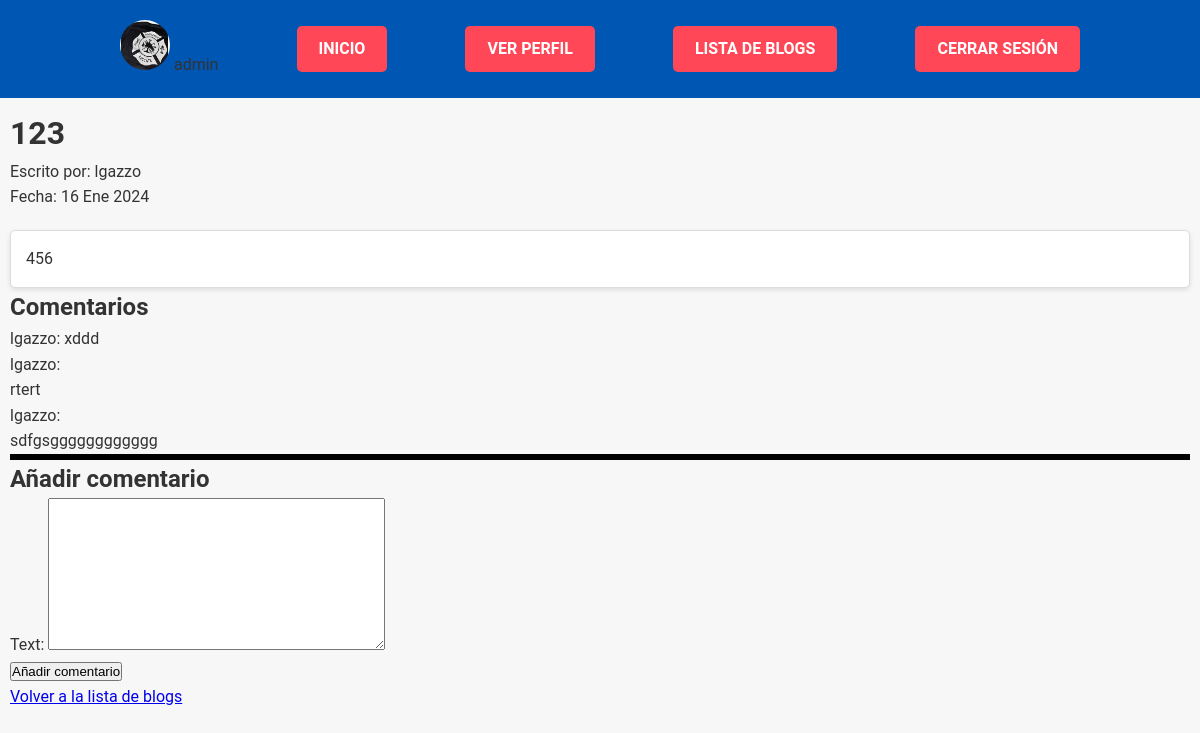
The app's page /pages/17/ (signed in) with its own data.
### accounts/models.py (models this page shows)
class CustomUser(AbstractUser):
    profile_image = models.ImageField(upload_to='profile_images/', blank=True, null=True)
    description = models.TextField(blank=True, null=True)
    website = models.URLField(blank=True, null=True)

### blog/models.py (models this page shows)
class Blog(models.Model):
    CATEGORY_CHOICES = [
        ('Política', 'Política'),
        ('Tecnología', 'Tecnología'),
        ('Ciencia', 'Ciencia'),
        ('Humor', 'Humor'),
    ]
    title = models.CharField(max_length=200)
    subtitle = models.CharField(max_length=200)
    body = RichTextField()
    author = models.ForeignKey(
        settings.AUTH_USER_MODEL,
        on_delete=models.CASCADE
    )
    date = models.DateTimeField(auto_now_add=True)
    image = models.ImageField(upload_to='blog_images/')
    category = models.CharField(max_length=100, choices=CATEGORY_CHOICES, default='Humor')

class Comment(models.Model):
    blog = models.ForeignKey(Blog, on_delete=models.CASCADE, related_name='comments')
    author = models.ForeignKey(settings.AUTH_USER_MODEL, on_delete=models.CASCADE)
    text = models.TextField()
    created_date = models.DateTimeField(auto_now_add=True)
    text = RichTextField()

### blog/views.py (the view)
# urls.py: path('<int:pk>/', views.blog_detail, name='blog_detail'),
@login_required
def blog_detail(request, pk):
    blog = get_object_or_404(Blog, pk=pk)
    if request.method == "POST":
        form = CommentForm(request.POST)
        if form.is_valid():
            comment = form.save(commit=False)
            comment.blog = blog
            comment.author = request.user
            comment.save()
            return redirect('blog_detail', pk=blog.pk)
    else:
        form = CommentForm()
    return render(request, 'blog/blog_detail.html', {'blog': blog, 'form': form})

### blog/forms.py
class CommentForm(forms.ModelForm):
    class Meta:
        model = Comment
        fields = ['text']

### blog/templates/blog/blog_detail.html (shortened to what this page needs)
{% load static %}
<!DOCTYPE html>
<html>
<head>
    <link rel="stylesheet" href="{% static 'css/style.css' %}">
</head>
<body>
    <header>
        <div class="container">
            {% if user.is_authenticated %}
                <span class="user-info">
                {% if user.profile_image %}
                    <img src="{{ user.profile_image.url }}" alt="Avatar" class="user-avatar">
                {% else %}
                    <img src="{% static '/avatars/default-avatar.png' %}" alt="Avatar" class="user-avatar">
                {% endif %}
                {{ user.username }}
                </span>
                <a href="{% url 'landing' %}" class="header-button">Inicio</a>
                <a href="{% url 'profile' %}" class="header-button">Ver Perfil</a>
                <a href="{% url 'blog_list' %}" class="header-button">Lista de Blogs</a>
                <a href="{% url 'logout' %}" class="header-button">Cerrar Sesión</a>
            {% else %}
                <a href="{% url 'login' %}" class="header-button">Iniciar Sesión</a>
                <a href="{% url 'signup' %}" class="header-button">Registrarse</a>
            {% endif %}
        </div>
    </header>
    <div class="contenido">
        <div class="blog-detail-container">
            <h1>{{ blog.title }}</h1>
            <div class="blog-meta">
                <span class="author">Escrito por: {{ blog.author.username }}</span>
                <br>
                <span class="date">Fecha: {{ blog.date|date:"d M Y" }}</span>
            </div>
            <div class="blog-content">{{ blog.body|safe }}</div>
        </div>
        <h2>Comentarios</h2>
        {% for comment in blog.comments.all %}
            <p>{{ comment.author.username }}: {{ comment.text | safe }}</p>
        {% endfor %}
        <hr size="8px" color="black" />
        {% if user.is_authenticated %}
        <h2>Añadir comentario</h2>
        <form method="post">
            {{ form.as_p }}
            <input type="submit" value="Añadir comentario">
        </form>
        {% else %}
        <p>Necesitas estar logueado para comentar. <a href="{% url 'login' %}">Iniciar sesión</a></p>
        {% endif %}
        <a href="{% url 'blog_list' %}">Volver a la lista de blogs</a>
    </div>
</body>
</html>

### static/css/style.css (style rules this page uses)
* { margin: 0; padding: 0; box-sizing: border-box; }
body { font-family: 'Roboto', sans-serif; background-color: #f7f7f7; color: #333; line-height: 1.6; }
header { position: static; background: #0056b3; padding: 20px 0; width: 100%; top: 0; z-index: 1000; }
header .container { display: flex; justify-content: space-between; align-items: center; padding: 0 10%; }
header a { color: #fff; text-decoration: none; padding: 8px 20px; border: 2px solid transparent; transition: all 0.3s ease; }
.header-button { background-color: #ff4757; color: #fff; border-radius: 5px; font-weight: 700; text-transform: uppercase; }

### blog/templates/blog/blog_detail.html (style rules this page uses)
.user-avatar { width: 50px; height: 50px; border-radius: 50%; }
.contenido { padding: 10px }
.blog-content { border: 1px solid #ddd; padding: 15px; margin-top: 20px; background-color: #fff; border-radius: 5px; box-shadow: 0 2px 5px rgba(0, 0, 0, 0.1); }

### records on screen
CustomUser: profile_image (picture), username "admin"
Blog: title "123", author.username "lgazzo", date "16 Ene 2024", body "456"
Comment: author.username "lgazzo", text "xddd"
Comment: author.username "lgazzo", text "rtert"
Comment: author.username "lgazzo", text "sdfgsgggggggggggg"
